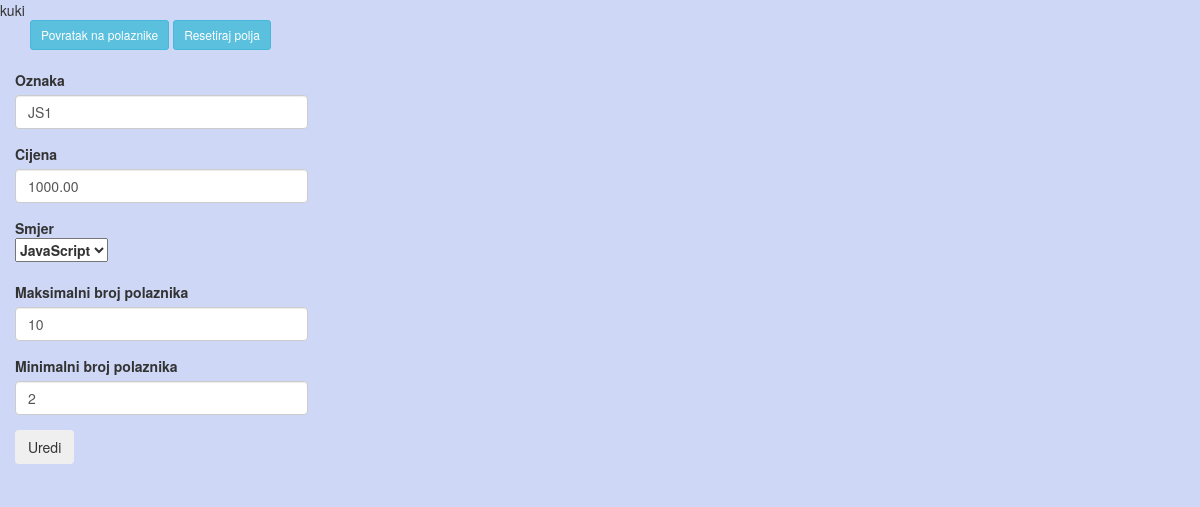
Page /grupa.php?id=9 (signed in) on the committed database.
### tables this page shows
CREATE TABLE IF NOT EXISTS `grupa` (
  `id_grupa` int(11) unsigned NOT NULL AUTO_INCREMENT,
  `oznaka` varchar(10) NOT NULL,
  `cijena` decimal(18,2) NOT NULL,
  `id_smjer_fk` int(11) unsigned DEFAULT NULL,
  `max_br_pol` int(3) NOT NULL,
  `min_br_pol` int(3) NOT NULL,
  PRIMARY KEY (`id_grupa`),
  KEY `id_smjer_fk` (`id_smjer_fk`)
);

### functions/general_function.php (called while the page is built, shortened)
<?php
	function upit($con, $sql){
		mysqli_set_charset($con,'utf8');
		$rez = mysqli_query($con, $sql);
		$items = array();
		while($item = mysqli_fetch_array($rez)){
			$items[]=$item;
		}
		return $items;
	}
?>

### grupa.php (the view, shortened to what this page needs)
<?php include_once('header.php'); ?>
<div class="container">
    <div class="row">
        <?php
        $con=spajanje();
        if(isset($_GET['id'])){
            $id_grupa=$_GET['id'];
            $sql="SELECT * FROM grupa WHERE id_grupa={$id_grupa}";
            $item=upit($con,$sql);
        }
        ?>
        <div id="div-obrazac" class="col-xs-3">
            <a href="polaznici.php" class="btn btn-info btn-sm" role="button">Povratak na polaznike</a>
            <a href="grupa.php" class="btn btn-info btn-sm" role="button">Resetiraj polja</a><br><br>
            <form class="form-horizontal" action="" method="post">
                <div class="form-group">
                    <label for="oznaka" class"control-label">Oznaka</label>
                    <input id="oznaka" name="oznaka" type="text" value="<?php if(isset($item)) echo $item[0]['oznaka']; ?>" class="form-control">
                </div>
                <div class="form-group">
                    <label for="cijena" class"control-label">Cijena</label>
                    <input id="cijena" name="cijena" type="text" value="<?php if(isset($item)) echo $item[0]['cijena']; ?>" class="form-control">
                </div>
                <div class="form-group">
                    <label>Smjer</br>
                        <select id="smjer" name="smjer">
                        <?php
                        $sql3="SELECT * FROM smjer";
                        $smjerovi=upit($con,$sql3);
                        foreach ($smjerovi as $smjer) {
                            $tpl='<option value="';
                            $tpl.=$smjer['id_smjer'];
                            $tpl.='"';
                            if(isset($_GET['id']) && $smjer['id_smjer']==$item[0]['id_smjer_fk']){
                                $tpl.=' selected="selected"';
                            }
                            $tpl.='>';
                            $tpl.=$smjer['naziv'];
                            $tpl.="</option>";
                            echo $tpl;
                        }
                        ?>
                        </select>
                    </label>
                </div>
                <div class="form-group">
                    <label for="max_br_pol" class"control-label">Maksimalni broj polaznika</label>
                    <input id="max_br_pol" name="max_br_pol" type="text" value="<?php if(isset($item)) echo $item[0]['max_br_pol']; ?>" class="form-control">
                </div>
                <div class="form-group">
                    <label for="min_br_pol" class"control-label">Minimalni broj polaznika</label>
                    <input id="min_br_pol" name="min_br_pol" type="text" value="<?php if(isset($item)) echo $item[0]['min_br_pol']; ?>" class="form-control">
                </div>
                <div class="form-group">
                    <?php if(isset($_GET['id'])): ?>
                        <input id="uredi" name="uredi" type="submit" value="Uredi" class="btn">
                    <?php else: ?>
                        <input id="spremi" name="spremi" type="submit" value="Spremi" class="btn">
                    <?php endif; ?>
                </div>
            </form>
        </div>
    </div>
</div>
<?php include_once('footer.php'); ?>

### rows in the picture
grupa: oznaka "JS1", cijena "1000.00", max_br_pol "10", min_br_pol "2"

### other values in the picture
form field smjer "JavaScript"
